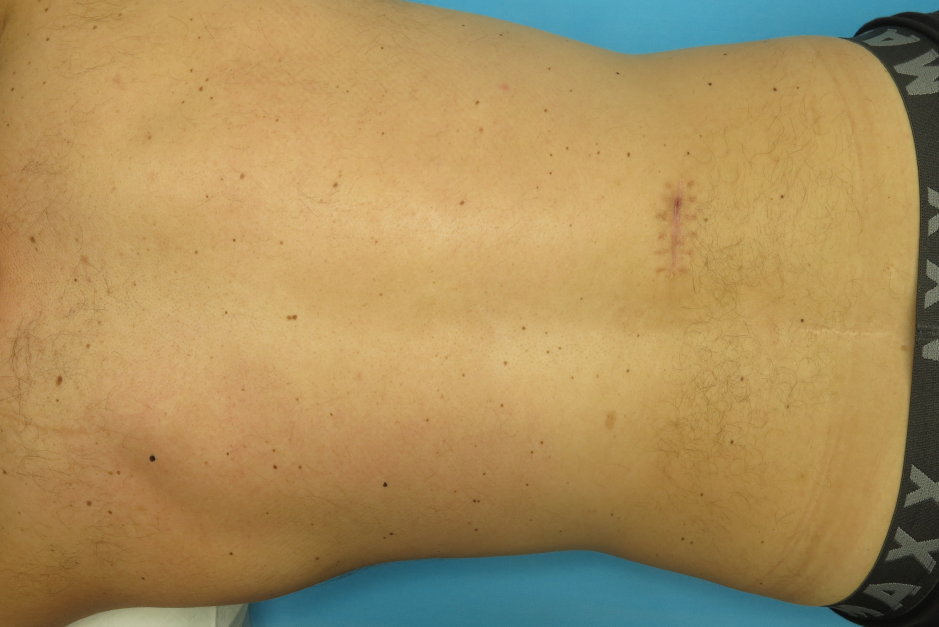
#> input picture Test_Images/mole10.0.jpg, 2816 x 1880 px, found by its file name (shown at 1/3 size)
$ python __main__.py
#> lines starting #> are read from the running program, lines starting #| are printed output that depends on the picture
#!/usr/bin/env python3
# -*- coding: utf-8 -*-
"""
Created on Mon Feb 11 13:01:35 2019

@author: 2020shatgiskessell
"""

import sys
sys.path.insert(0, '/Users/2020shatgiskessell/anaconda3/pkgs/opencv-3.3.1-py36h60a5f38_1/lib/python3.6/site-packages/opencv3')
import cv2
import numpy as np
import timeit
import matplotlib.pyplot as plt
from scipy.spatial import distance
from sklearn.cluster import DBSCAN
import warnings
#ヽ(≧Д≦)ノ
warnings.filterwarnings("ignore")

#start = timeit.default_timer()

class blob ():
    # [6 lines left out: function __init__, not called in this run]


#img = cv2.imread("/Users/2020shatgiskessell/Desktop/New_Mole_Detector/Test_Images/mole2.1.jpg")
#img2 = cv2.imread("/Users/2020shatgiskessell/Desktop/New_Mole_Detector/Test_Images/mole4.1.jpg")

img = cv2.imread("/Users/2020shatgiskessell/Desktop/New_Mole_Detector/Test_Images/mole10.0.jpg")
#> img is the input picture: shape (1880, 2816, 3); mean B, G, R 91.9, 141.8, 168.3

#SKIN DETECTOR CNN
#https://github.com/HasnainRaz/Skin-Segmentation-TensorFlow
blobs_found = []

# [19 lines left out: functions draw_blobs, draw_blobs_coordinates, display_blob_info, not called in this run]

def sliding_window(image, stepSize, windowSize):
    #blobs = []
    # slide a window across the image
    for y in range(0, image.shape[0], stepSize):
        for x in range(0, image.shape[1], stepSize):
            # identify moles on  current window
            #blobs.append(identify_moles(image[y:y + windowSize[1], x:x + windowSize[0]]))\
            identified_moles = identify_moles(image[y:y + windowSize[1], x:x + windowSize[0]],x,y)
# [9 lines of commented-out code are left out]

def identify_moles (image_window, x, y):
#erode then dialate image <- be careful cus this gets rid of some small moles
#    kernel = np.ones((2,2),np.uint8)
#    opening = cv2.morphologyEx(image, cv2.MORPH_OPEN, kernel)

    #canny edge detection <- be careful cus this gets rid of some small moles
    #edges = cv2.Canny(image_window,100,200)

    #create blob detector and pass image through
    params = cv2.SimpleBlobDetector_Params()

    #only get dark blobs
    params.blobColor = 0

     #filter by Convexity
    params.filterByConvexity = True
    params.minConvexity = 0

    #filter by area
    params.minArea = 10

    #create blob detctor
    detector = cv2.SimpleBlobDetector_create(params)
    keypoints = detector.detect(image_window)
    #get blob information and store it
    for keyPoint in keypoints:
        Blob = blob()
        #blob x coordinate (plus x is to convert image window coordinate to image coordinate)
        Blob.x = keyPoint.pt[0] + x
        #blob y coordinate (plus y is to convert image window coordinate to image coordinate)
        Blob.y = keyPoint.pt[1] + y
        #blob size
        Blob.size = keyPoint.size
        #blob image
        radius = int(keyPoint.size/2)
        #print ("rect is: (" + str(int(Blob.y -radius)) + "," + str(int(Blob.y +radius)) + "," + str(int( Blob.x-radius))+ "," + str(int( Blob.x+radius)) + ")")
        offset = 2
        Blob.roi = image_window[int(keyPoint.pt[1] -radius)-offset:int(keyPoint.pt[1] +radius) + offset,int(keyPoint.pt[0]-radius) - offset:int(keyPoint.pt[0]+radius)+offset]
        #blob color
        Blob.color = find_dominant_color(image_window[int(keyPoint.pt[1] -radius):int(keyPoint.pt[1] +radius),int(keyPoint.pt[0]-radius):int(keyPoint.pt[0]+radius)])
        #sotre in array
        blobs_found.append(Blob)

#--------------------------------------------------------------------------------------------------------
    #draw blobs - Comment when u dont need animations
    blank = np.zeros((1,1))
    #blobs = cv2.drawKeypoints(image_window, keypoints, blank, (0,255,255), cv2.DRAW_MATCHES_FLAGS_DEFAULT)
    return 1
#--------------------------------------------------------------------------------------------------------
def mse(x, y):
    return np.linalg.norm(x - y)

# [172 lines left out: functions find_dominant_color, validate_blob, validate_blob2, get_centroid, validate_blob3, is_it_brown and 1 more, not called in this run]


def main(img, id_):
    #resize image to 400x300 (4:3 aspect ratio)
#> called with id_ = 1
    img = cv2.resize(img, (400,300))
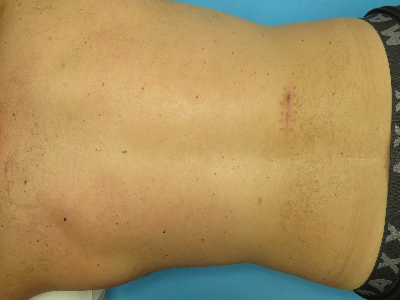
#> img: shape (300, 400, 3); mean of channels 0, 1, 2 91.8, 141.7, 168.2; drawn as B, G, R

    #remove everything in array
    blobs_found.clear()

    #draw blobs on image
    img1 = img.copy()
    #img2 = img.copy()
    #img3 = img.copy()
    #img4 = img.copy()

    #create sliding window to detect initial blobs
    sliding_window(img1, 4, [32,32])

    #remove false positive blobs using guassian structure similarity
    #validated_blobs = validate_blob(blobs_found, template,1800)

    #remove false positive blobs using euclidean distance
    #validated_blobs2 = validate_blob2(blobs_found, 60)


    #plot the mole coordinates
    x,y = plot_mole_coordinates(blobs_found)
    #plot_mole_coordinates(validated_blobs)
    #plot_mole_coordinates(validated_blobs2)

    #remove false positive blobs using DBSCAN clustering - PLAY AROUND WITH PARAMETERS
    x2,y2, n_moles = validate_blob3(x,y,30)

    # [8 lines of commented-out code are left out]
    draw_blobs_coordinates(img1, x2,y2)
    # [7 lines of commented-out code are left out]

    cv2.imshow('DBSCAN_clustered', img1)
    print (n_moles)
#
#
    cv2.waitKey(0)
    cv2.destroyAllWindows()
    return x2,y2, n_moles

#> (the run stopped early here; a loop or call above may not have finished)

$ run again, with Test_Images/mole2.1.jpg copied over Test_Images/mole10.0.jpg
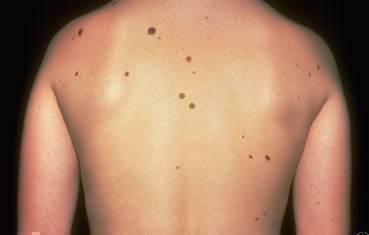
#> input picture Test_Images/mole2.1.jpg, 369 x 235 px, found by its file name
#> img is the input picture: shape (235, 369, 3); mean B, G, R 101.1, 128.5, 169.2
#> in main, `img = cv2.resize(img, (400,300))`:
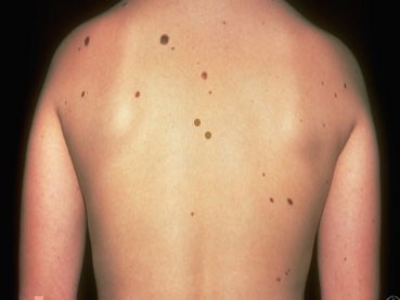
#> img: shape (300, 400, 3); mean of channels 0, 1, 2 101, 128.4, 169.1; drawn as B, G, R

$ run again, with Test_Images/mole4.1.jpg copied over Test_Images/mole10.0.jpg
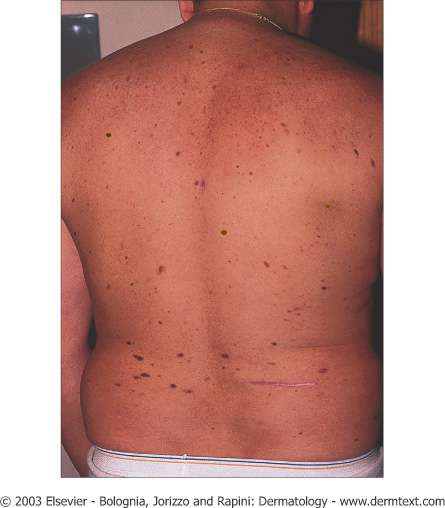
#> input picture Test_Images/mole4.1.jpg, 445 x 508 px, found by its file name
#> img is the input picture: shape (508, 445, 3); mean B, G, R 138.2, 147.3, 194.8
#> in main, `img = cv2.resize(img, (400,300))`:
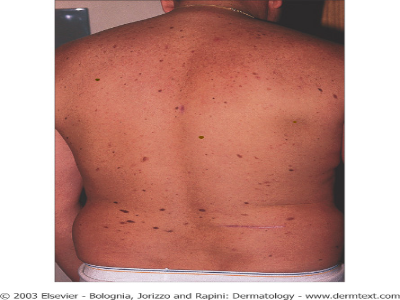
#> img: shape (300, 400, 3); mean of channels 0, 1, 2 138.3, 147.4, 194.9; drawn as B, G, R

$ run again, with Test_Images/mole10.1.jpg copied over Test_Images/mole10.0.jpg
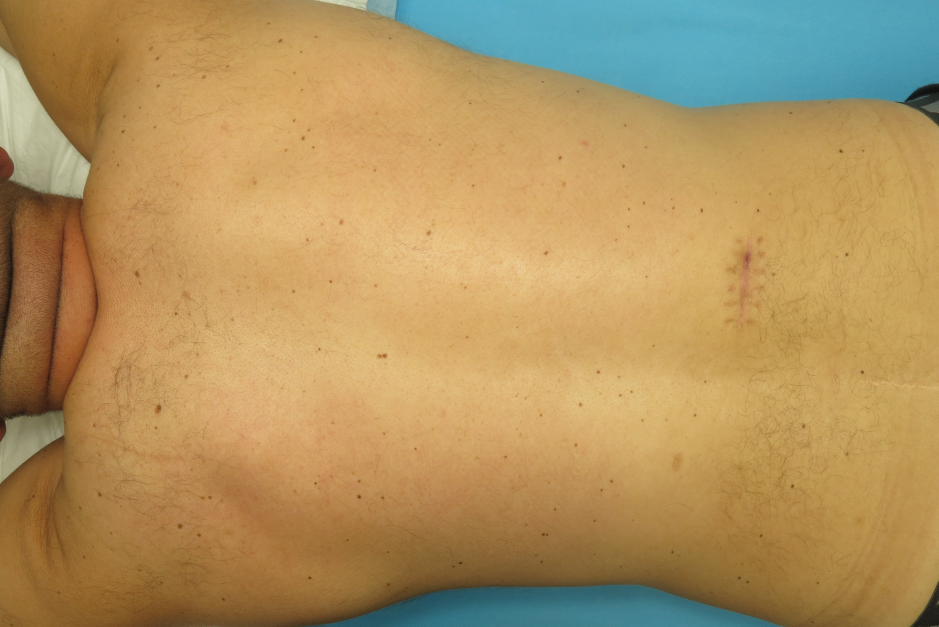
#> input picture Test_Images/mole10.1.jpg, 2816 x 1880 px, found by its file name (shown at 1/3 size)
#> img is the input picture: shape (1880, 2816, 3); mean B, G, R 95.7, 147.2, 176.7
#> in main, `img = cv2.resize(img, (400,300))`:
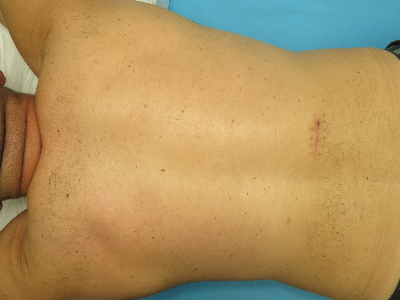
#> img: shape (300, 400, 3); mean of channels 0, 1, 2 95.6, 147.1, 176.6; drawn as B, G, R
